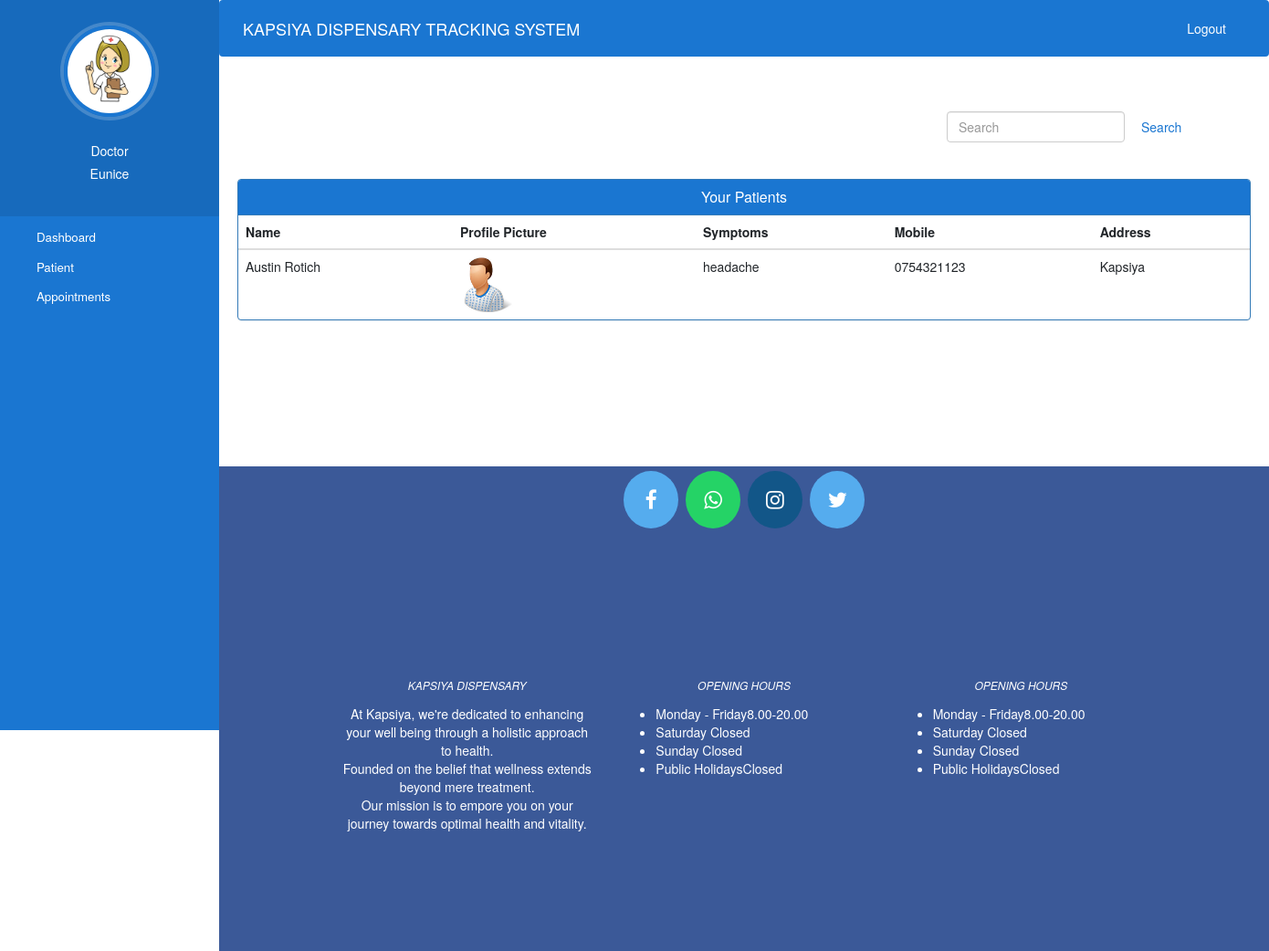
Before: /doctor-view-patient (signed in) with the older database file.
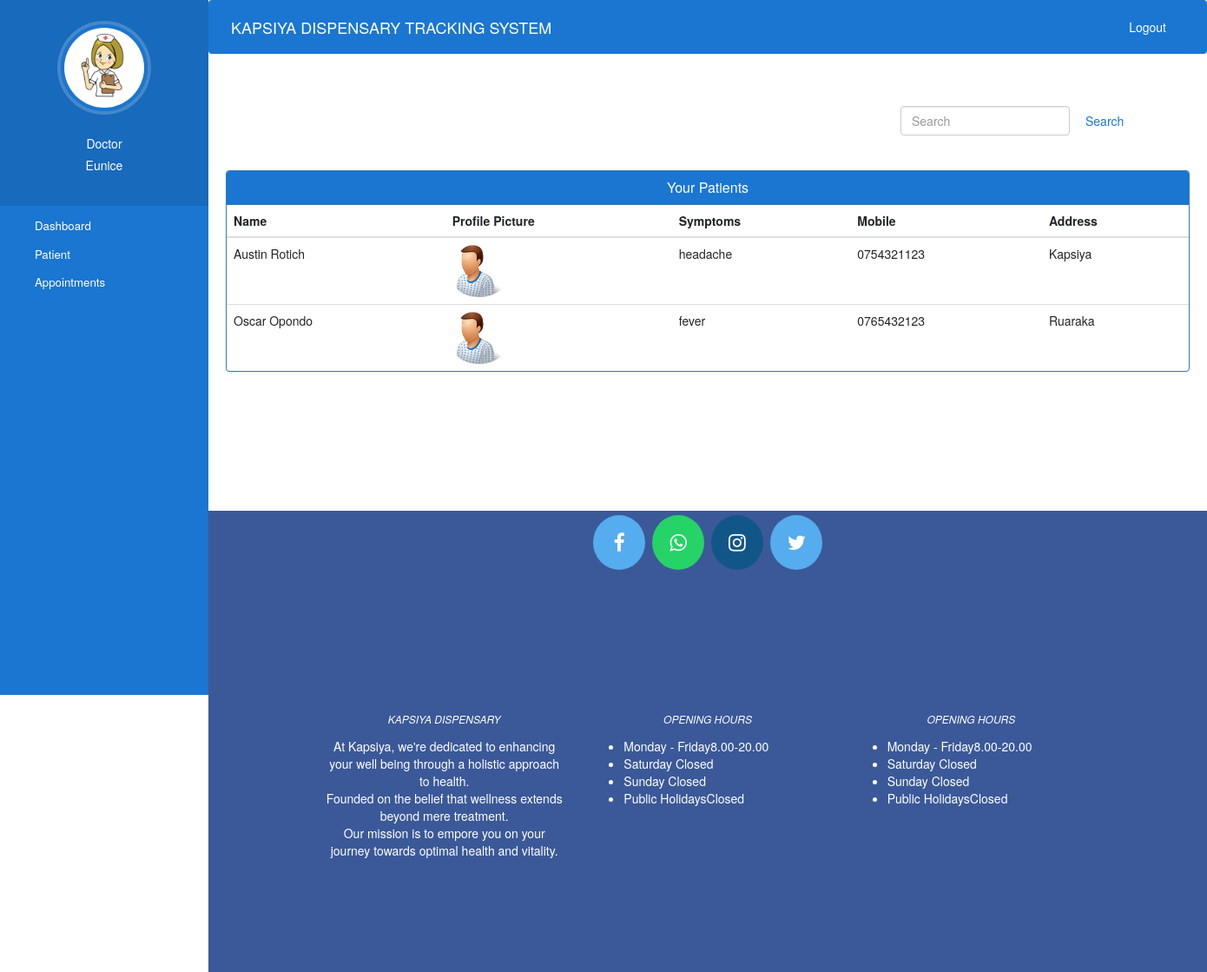
After: the same page with the newer database file.
### kapsiya/models.py (models this page shows, shortened)
class Patient(models.Model):
    user=models.OneToOneField(User,on_delete=models.CASCADE)
    profile_pic= models.ImageField(upload_to='profile_pic/PatientProfilePic/',null=True,blank=True)
    address = models.CharField(max_length=40)
    mobile = models.CharField(max_length=20,null=False)
    symptoms = models.CharField(max_length=100,null=False)
    assignedDoctorId = models.PositiveIntegerField(null=True)
    admitDate=models.DateField(auto_now=True)
    status=models.BooleanField(default=False)
    @property
    def get_name(self):
        return self.user.first_name+" "+self.user.last_name

### kapsiya/views.py (the view)
# urls.py: path('doctor-view-patient', views.doctor_view_patient_view,name='doctor-view-patient'),
@login_required(login_url='doctorlogin')
@user_passes_test(is_doctor)
def doctor_view_patient_view(request):
    patients=models.Patient.objects.all().filter(status=True,assignedDoctorId=request.user.id)
    doctor=models.Nurse.objects.get(user_id=request.user.id) #for profile picture of doctor in sidebar
    return render(request,'doctor_view_patient.html',{'patients':patients,'doctor':doctor})

### kapsiya/views.py (called while the page is built)
def is_doctor(user):
    return user.groups.filter(name='NURSE').exists()

### kapsiya/templates/doctor_view_patient.html (shortened to what this page needs)
{% extends 'doctor_base.html' %}
{% block content %}
{%load static%}
<head>
  <link href="//netdna.bootstrapcdn.com/bootstrap/3.0.0/css/bootstrap.min.css" rel="stylesheet" id="bootstrap-css">
</head>
<body>
    <div class="container">
        <form  action="/search" method="get" style="margin-left:70%;" class="form-inline my-2 my-lg-0">
          <input class="form-control mr-sm-2" type="search" placeholder="Search" name="query" id="query" aria-label="Search">
          <button class="btn btn-outline-success my-2 my-sm-0" style="color: #1a76d1;" type="submit">Search</button>
        </form>
    <br>
    <br>
      {% if patients %}
      <div class="panel panel-primary">
        <div class="panel-heading" style="background: #1a76d1;">
          <h6 class="panel-title">Your Patients</h6>
        </div>
        <table class="table table-hover" id="dev-table">
          <thead>
            <tr>
              <th>Name</th>
              <th>Profile Picture</th>
              <th>Symptoms</th>
              <th>Mobile</th>
              <th>Address</th>
            </tr>
          </thead>
          {% for p in patients %}
          <tr>
            <td> {{p.get_name}}</td>
            <td> <img src="{% static p.profile_pic.url %}" alt="Profile Pic" height="60px" width="60px" /></td>
            <td>{{p.symptoms}}</td>
            <td>{{p.mobile}}</td>
            <td>{{p.address}}</td>
          </tr>
          {% endfor %}
        </table>
      </div>
      {%else%}
      <br><br><br>
      <h4 style="text-align: center;color: #1a76d1;">No Patient Found !!!</h4>
      {% endif %}
    </div>
</body>
{% endblock content %}

### kapsiya/templates/doctor_base.html (shortened to what this page needs)
<!DOCTYPE html>
{% load static %}
<html lang="en">
<head>
  <link rel="stylesheet" href="https://stackpath.bootstrapcdn.com/bootstrap/4.3.1/css/bootstrap.min.css">
  <link rel="stylesheet" href="https://maxcdn.bootstrapcdn.com/font-awesome/4.7.0/css/font-awesome.min.css">
  <link rel="stylesheet" href="{% static 'styles.css' %}">
</head>
<body>
  <nav class="menu" tabindex="0">
    <header class="avatar">
      <img src="{% static 'images/nurse.png' %}" alt="Profile Pic" />
      <br><br>
      <h5>Doctor</h5>
      <h5>{{request.user.first_name}}</h5>
    </header>
    <ul>
      <li tabindex="0" class="icon-dashboard"> <a style="color:white; text-decoration:none;" href="/doctor-dashboard"><span>Dashboard</span></a> </li>
      <li tabindex="0" class="icon-users"> <a style="color:white; text-decoration:none;" href="/doctor-patient"><span>Patient</span></a></li>
      <li tabindex="0" class="icon-calendar"> <a style="color:white; text-decoration:none;" href="/doctor-appointment"><span>Appointments</span></a></li>
    </ul>
  </nav>
  <main>
    <div class="bs-example">
      <nav class="navbar navbar-expand-md  navbar-dark fixed-top" style="background:#1a76d1;">
        <a href="/doctor-dashboard" class="navbar-brand">KAPSIYA DISPENSARY  TRACKING SYSTEM</a>
        <div class="collapse navbar-collapse justify-content-between" id="navbarCollapse">
          <div class="navbar-nav" style=" margin-left: 90%;">
            <a href="/logout" class="nav-item nav-link" style="color: white;">Logout</a>
          </div>
        </div>
      </nav>
    </div>
    <br><br>
    {% block content %}
    {% endblock content %}
    <br><br><br><br><br><br><br>
    <footer>
      <p>
        <a id="ftr" href="https://facebook.com/" class="fa fa-facebook"></a>
        <a id="ftr" href="https://api.whatsapp.com/send?phone=919572181024&text=Hello%20Sumit.%0d%0aHow%20are%20you%20%3f%0d%0aI%20came%20from%20your%20website.&source=&data=#" class="fa fa-whatsapp"></a>
        <a id="ftr" href="https://instagram.com/" class="fa fa-instagram"></a>
        <a id="ftr" href="https://twitter.com/" class="fa fa-twitter"></a>
      </p>
      <br>
      <br>
      <section style="color: white;">
        <div class="container">
          <div class="row">
            <div class="col-md" style="float: left;">
              <h6 class="text-uppercase fw-bold mb-4">
                <i class="fa-duotone fa-hospital">Kapsiya Dispensary</i>
              </h6>
              <p>
                At Kapsiya, we're dedicated to enhancing your well being through a holistic approach to health.<br>
                Founded on the belief that wellness extends beyond mere treatment.<br> Our mission is to empore you on your journey towards optimal health and vitality.
              </p>
            </div>
            <br>
            <div class="col-md">
              <h6 class="text-uppercase fw-bold mb-4">
                <i class="fa-duotone fa-hospital">Opening Hours</i>
              </h6>
              <p>
                <ul class="time-sidual">
                  <li class="day">Monday - Friday<span>8.00-20.00</span></li>
                  <li class="day">Saturday <span>Closed</span></li>
                  <li class="day">Sunday <span>Closed</span></li>
                  <li class="day">Public Holidays<span>Closed</span></li>
                </ul>
              </p>
            </div>
            <div class="col-md">
              <h6 class="text-uppercase fw-bold mb-4">
                <i class="fa-duotone fa-hospital">Opening Hours</i>
              </h6>
              <p>
                <ul class="time-sidual">
                  <li class="day">Monday - Friday<span>8.00-20.00</span></li>
                  <li class="day">Saturday <span>Closed</span></li>
                  <li class="day">Sunday <span>Closed</span></li>
                  <li class="day">Public Holidays<span>Closed</span></li>
                </ul>
              </p>
            </div>
          </div>
        </div>
        </section>
      <br>
    </footer>
  </main>
</body>
</html>

### static/styles.css (style rules this page uses)
body { background: #1a76d1; padding-left: 240px; }
main { position: relative; height: 100vh; }
.menu { background: #5bc995; height: 100vh; width: 240px; position: fixed; top: 0px; left: 0; z-index: 5; outline: none; }
.menu .avatar { background: rgba(0, 0, 0, 0.1); padding: 2em 0.5em; text-align: center; }
.menu .avatar img { width: 100px; border-radius: 50%; overflow: hidden; border: 4px solid #ffea92; box-shadow: 0 0 0 4px rgba(255, 255, 255, 0.2); }
.menu ul { list-style: none; padding: 0.5em 0; margin: 0; }
.menu ul li { padding: 0.5em 1em 0.5em 3em; font-size: 0.95em; font-weight: regular; background-repeat: no-repeat; background-position: left 15px center; background-size: auto 20px; transition: all 0.15s linear; cursor: pointer; }
.menu ul li.icon-dashboard { background-image: url("http://www.entypo.com/images//gauge.svg"); }
.menu ul li.icon-users { background-image: url("http://www.entypo.com/images//users.svg"); }
.menu ul li.icon-calendar { background-image: url("http://www.entypo.com/images//calendar.svg"); }

### kapsiya/templates/doctor_base.html (style rules this page uses)
a:link { text-decoration: none; }
a { color: white; }
footer { padding: 0px 0px 0px 0px; background-color: #3B5998; margin: 0px; color: black; }
.fa-facebook { background: #55ACEE; color: white; margin-top: 30px; }
.fa-whatsapp { background: #25d366; color: white; }
.fa-twitter { background: #55ACEE; color: white; }
.fa-instagram { background: #125688; color: white; }
#ftr { padding: 20px; }
.fa { font-size: 23px; width: 60px; text-align: center; text-decoration: none; margin: 5px 2px; border-radius: 50%; }
p { text-align: center; }
body { padding-left: 240px; }
main { position: relative; height: 100vh; }
.menu { background: #1a76d1; height: 100vh; width: 240px; position: fixed; top: 0px; left: 0; z-index: 5; outline: none; color: white; }
.menu .avatar { background: rgba(0, 0, 0, 0.1); padding: 2em 0.5em; text-align: center; }
.menu .avatar img { width: 100px; border-radius: 50%; overflow: hidden; border: 4px solid #1a76d1; box-shadow: 0 0 0 4px rgba(255, 255, 255, 0.2); }
.menu ul { list-style: none; padding: 0.5em 0; margin: 0; }
.menu ul li { padding: 0.5em 1em 0.5em 3em; font-size: 0.95em; font-weight: regular; background-repeat: no-repeat; background-position: left 15px center; background-size: auto 20px; transition: all 0.15s linear; cursor: pointer; }
.menu ul li.icon-dashboard { background-image: url("http://www.entypo.com/images//gauge.svg"); }
.menu ul li.icon-users { background-image: url("http://www.entypo.com/images//users.svg"); }
.menu ul li.icon-calendar { background-image: url("http://www.entypo.com/images//calendar.svg"); }

### kapsiya/templates/doctor_view_patient.html (style rules this page uses)
a:link { text-decoration: none; }
h6 { text-align: center; }
.row { margin: 100px; }

Changed rows visible on the page:
added Patient: get_name "Oscar Opondo", profile_pic (picture), symptoms "fever", mobile "0765432123", address "Ruaraka"
